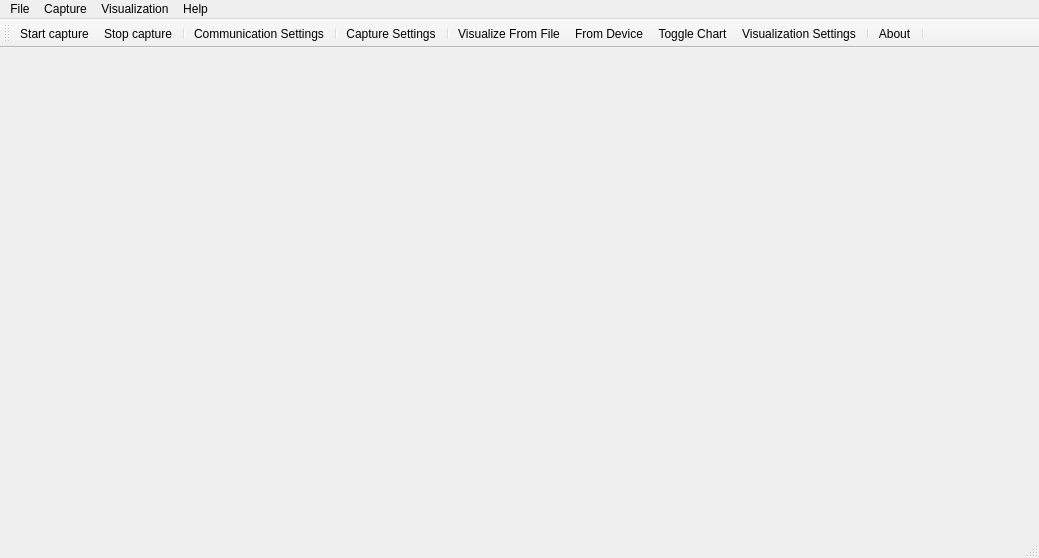
<?xml version="1.0" encoding="UTF-8"?>
<ui version="4.0">
 <class>ManagerMainWindow</class>
 <widget class="QMainWindow" name="ManagerMainWindow">
  <property name="geometry">
   <rect>
    <x>0</x>
    <y>0</y>
    <width>1039</width>
    <height>558</height>
   </rect>
  </property>
  <property name="windowTitle">
   <string>Dreamstalker Manager</string>
  </property>
  <widget class="QWidget" name="centralWidget">
   <layout class="QHBoxLayout" name="horizontalLayout">
    <item>
     <layout class="QVBoxLayout" name="verticalLayout"/>
    </item>
   </layout>
  </widget>
  <widget class="QMenuBar" name="menuBar">
   <property name="geometry">
    <rect>
     <x>0</x>
     <y>0</y>
     <width>1039</width>
     <height>21</height>
    </rect>
   </property>
   <widget class="QMenu" name="menuFile">
    <property name="title">
     <string>File</string>
    </property>
    <addaction name="actionCommSettings"/>
    <addaction name="separator"/>
    <addaction name="actionQuit"/>
   </widget>
   <widget class="QMenu" name="menuHelp">
    <property name="title">
     <string>Help</string>
    </property>
    <addaction name="actionAbout"/>
   </widget>
   <widget class="QMenu" name="menuCapture">
    <property name="enabled">
     <bool>true</bool>
    </property>
    <property name="title">
     <string>Capture</string>
    </property>
    <addaction name="actionCaptureStart"/>
    <addaction name="actionCaptureStop"/>
    <addaction name="separator"/>
    <addaction name="actionCaptureSettings"/>
   </widget>
   <widget class="QMenu" name="menuVisualization">
    <property name="title">
     <string>Visualization</string>
    </property>
    <widget class="QMenu" name="menuVisualSamplesFrom">
     <property name="title">
      <string>Load Samples ...</string>
     </property>
     <addaction name="actionVisualSamplesFromFile"/>
     <addaction name="actionVisualSamplesFromDevice"/>
    </widget>
    <widget class="QMenu" name="menuVisualEpochsFrom">
     <property name="title">
      <string>Analyze Epochs ...</string>
     </property>
     <addaction name="actionVisualEpochsFromFile"/>
    </widget>
    <addaction name="menuVisualSamplesFrom"/>
    <addaction name="menuVisualEpochsFrom"/>
    <addaction name="actionVisualToggleChart"/>
    <addaction name="separator"/>
    <addaction name="actionVisualSettings"/>
   </widget>
   <addaction name="menuFile"/>
   <addaction name="menuCapture"/>
   <addaction name="menuVisualization"/>
   <addaction name="menuHelp"/>
  </widget>
  <widget class="QStatusBar" name="statusBar"/>
  <widget class="QToolBar" name="toolBar">
   <property name="windowTitle">
    <string>toolBar</string>
   </property>
   <attribute name="toolBarArea">
    <enum>TopToolBarArea</enum>
   </attribute>
   <attribute name="toolBarBreak">
    <bool>false</bool>
   </attribute>
   <addaction name="actionCaptureStart"/>
   <addaction name="actionCaptureStop"/>
   <addaction name="separator"/>
   <addaction name="actionCommSettings"/>
   <addaction name="separator"/>
   <addaction name="actionCaptureSettings"/>
   <addaction name="separator"/>
   <addaction name="dropdownVisualFromFile"/>
   <addaction name="actionVisualSamplesFromDevice"/>
   <addaction name="actionVisualToggleChart"/>
   <addaction name="actionVisualSettings"/>
   <addaction name="separator"/>
   <addaction name="actionAbout"/>
   <addaction name="separator"/>
  </widget>
  <action name="actionQuit">
   <property name="icon">
    <iconset resource="resources.qrc">
     <normaloff>:/images/application-exit.png</normaloff>:/images/application-exit.png</iconset>
   </property>
   <property name="text">
    <string>&amp;Quit</string>
   </property>
   <property name="shortcut">
    <string>Ctrl+Q</string>
   </property>
  </action>
  <action name="actionAbout">
   <property name="icon">
    <iconset resource="resources.qrc">
     <normaloff>:/images/about.png</normaloff>:/images/about.png</iconset>
   </property>
   <property name="text">
    <string>&amp;About</string>
   </property>
   <property name="toolTip">
    <string>About program</string>
   </property>
   <property name="shortcut">
    <string>Alt+A</string>
   </property>
  </action>
  <action name="actionCaptureStart">
   <property name="icon">
    <iconset resource="resources.qrc">
     <normaloff>:/images/connect.png</normaloff>:/images/connect.png</iconset>
   </property>
   <property name="text">
    <string>St&amp;art capture</string>
   </property>
   <property name="toolTip">
    <string>Start capture from device</string>
   </property>
   <property name="shortcut">
    <string>Ctrl+A</string>
   </property>
  </action>
  <action name="actionCaptureStop">
   <property name="icon">
    <iconset resource="resources.qrc">
     <normaloff>:/images/disconnect.png</normaloff>:/images/disconnect.png</iconset>
   </property>
   <property name="text">
    <string>St&amp;op capture</string>
   </property>
   <property name="toolTip">
    <string>Stop capture from device</string>
   </property>
   <property name="shortcut">
    <string>Ctrl+O</string>
   </property>
  </action>
  <action name="actionCaptureSettings">
   <property name="icon">
    <iconset resource="resources.qrc">
     <normaloff>:/images/capture-settings.png</normaloff>:/images/capture-settings.png</iconset>
   </property>
   <property name="text">
    <string>&amp;Capture Settings</string>
   </property>
   <property name="toolTip">
    <string>Edit capture settings</string>
   </property>
   <property name="shortcut">
    <string>Alt+C</string>
   </property>
  </action>
  <action name="actionVisualToggleChart">
   <property name="checkable">
    <bool>true</bool>
   </property>
   <property name="checked">
    <bool>false</bool>
   </property>
   <property name="icon">
    <iconset resource="resources.qrc">
     <normaloff>:/images/line-chart.png</normaloff>:/images/line-chart.png</iconset>
   </property>
   <property name="text">
    <string>Toggle &amp;Chart</string>
   </property>
   <property name="toolTip">
    <string>Toggle data chart visibility</string>
   </property>
   <property name="shortcut">
    <string>Ctrl+T</string>
   </property>
  </action>
  <action name="actionVisualSettings">
   <property name="icon">
    <iconset resource="resources.qrc">
     <normaloff>:/images/visual-settings.png</normaloff>:/images/visual-settings.png</iconset>
   </property>
   <property name="text">
    <string>Visualization S&amp;ettings</string>
   </property>
   <property name="toolTip">
    <string>Edit visualization settings</string>
   </property>
   <property name="shortcut">
    <string>Alt+E</string>
   </property>
  </action>
  <action name="actionCommSettings">
   <property name="icon">
    <iconset resource="resources.qrc">
     <normaloff>:/images/serial-settings.png</normaloff>:/images/serial-settings.png</iconset>
   </property>
   <property name="text">
    <string>Co&amp;mmunication Settings</string>
   </property>
   <property name="toolTip">
    <string>Edit communication settings</string>
   </property>
   <property name="shortcut">
    <string>Alt+M</string>
   </property>
  </action>
  <action name="actionVisualSamplesFromFile">
   <property name="enabled">
    <bool>true</bool>
   </property>
   <property name="icon">
    <iconset resource="resources.qrc">
     <normaloff>:/images/load-from-file.png</normaloff>:/images/load-from-file.png</iconset>
   </property>
   <property name="text">
    <string>From &amp;File</string>
   </property>
   <property name="toolTip">
    <string>Load historical sample data from file</string>
   </property>
  </action>
  <action name="actionVisualSamplesFromDevice">
   <property name="checkable">
    <bool>false</bool>
   </property>
   <property name="checked">
    <bool>false</bool>
   </property>
   <property name="icon">
    <iconset resource="resources.qrc">
     <normaloff>:/images/load-from-device.png</normaloff>:/images/load-from-device.png</iconset>
   </property>
   <property name="text">
    <string>From &amp;Device</string>
   </property>
   <property name="toolTip">
    <string>Acquire real-time samples directly from device</string>
   </property>
  </action>
  <action name="actionVisualEpochsFromFile">
   <property name="icon">
    <iconset resource="resources.qrc">
     <normaloff>:/images/load-from-file.png</normaloff>:/images/load-from-file.png</iconset>
   </property>
   <property name="text">
    <string>From &amp;File...</string>
   </property>
   <property name="toolTip">
    <string>Load &amp; analyze epochs from file</string>
   </property>
  </action>
  <action name="dropdownVisualFromFile">
   <property name="icon">
    <iconset resource="resources.qrc">
     <normaloff>:/images/load-from-file.png</normaloff>:/images/load-from-file.png</iconset>
   </property>
   <property name="text">
    <string>Visualize From File</string>
   </property>
   <property name="menuRole">
    <enum>QAction::MenuRole::NoRole</enum>
   </property>
  </action>
  <action name="dropdownVisualEpochsFromFile">
   <property name="text">
    <string>Epochs From File ...</string>
   </property>
   <property name="toolTip">
    <string>Load &amp; analyze epochs from file</string>
   </property>
   <property name="menuRole">
    <enum>QAction::MenuRole::NoRole</enum>
   </property>
  </action>
  <action name="dropdownVisualSamplesFromFile">
   <property name="text">
    <string>Samples From File ...</string>
   </property>
   <property name="toolTip">
    <string>Load historical sample data from file</string>
   </property>
   <property name="menuRole">
    <enum>QAction::MenuRole::NoRole</enum>
   </property>
  </action>
 </widget>
 <resources>
  <include location="resources.qrc"/>
 </resources>
 <connections/>
</ui>
